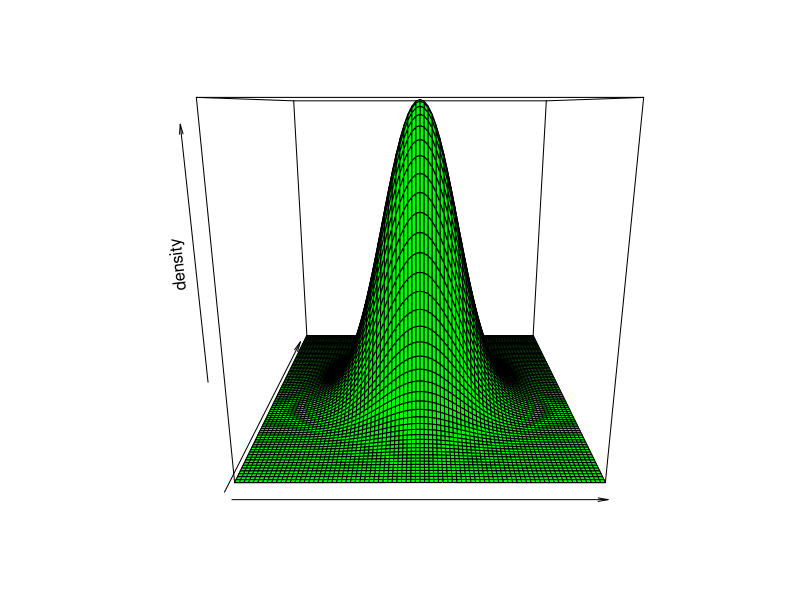
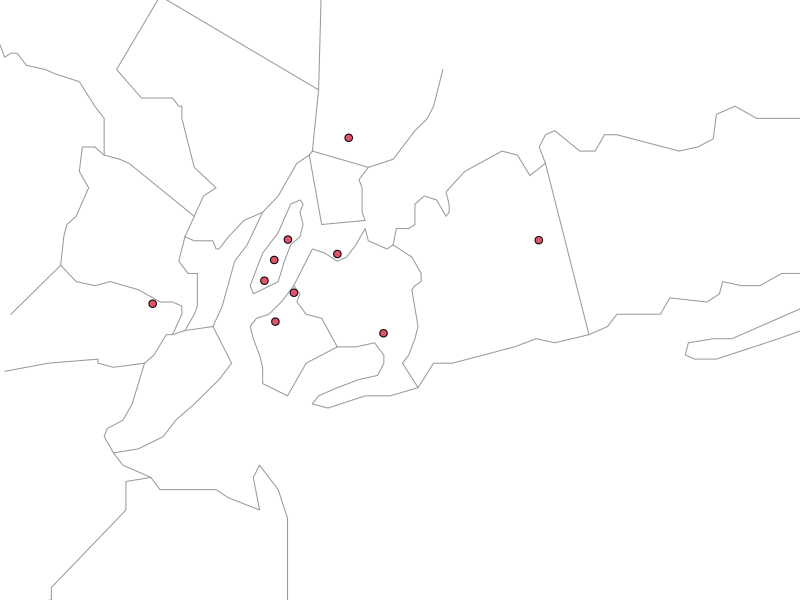
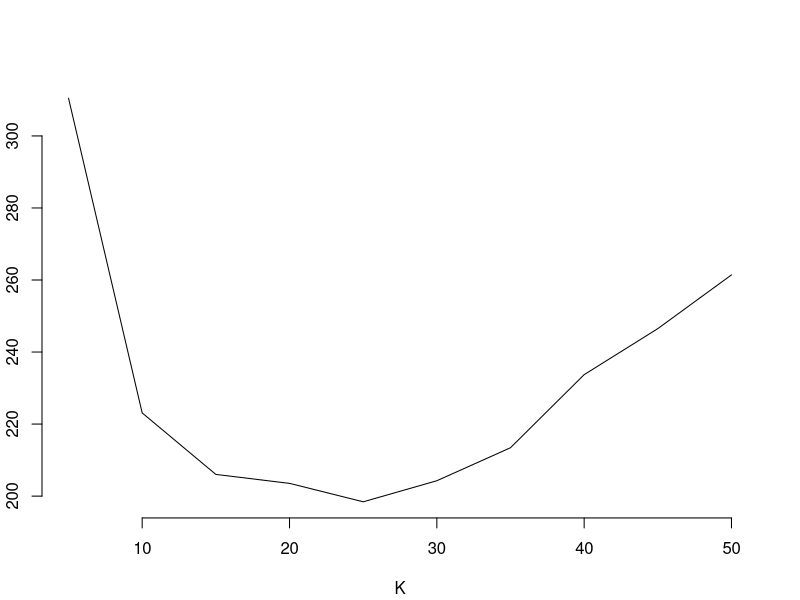

Source code (R) for these figures, in order:
# Clustering examples

## code to produce the bivariate normal plot
mu<-c(0,0)
sigma<-matrix(c(1, 0, 0, 1), 2) 
x1<-seq(-4,4,0.1)
x2<-x<-seq(-4,4,0.1)
library(mvtnorm)
f<-matrix(rep(0,(length(x1)^2)),length(x1))
for(i in 1:length(x1)){
	for(j in 1:length(x1)){
		f[i,j]<-dmvnorm(cbind(x1[i],x2[j]), mean=mu,sigma=sigma)
}}
#png('bivariateNorm.png', width=6, height=5, units="in", res=720)
persp(x1, x2, f,col="green",xlab="",ylab="",zlab="density")
#dev.off()

### UBER: K-means
uber <- read.csv("uber.csv")
head(uber)

## run K-means
hubs <- kmeans(uber[,2:3], centers=10, nstart=3)
hubs$centers

## plot the centers (hubs)
library(maps)
#png('uberhubs.png', width=8, height=4, units="in", res=720)
par(mai=c(0,0,0,0),omi=c(0,0,0,0))
map('county', c('new york','new jersey'), col="grey60",
	xlim=c(-74.4,-73.1), ylim=c(40.4,41))
points(hubs$centers, pch=21, bg=2)
#dev.off()

# choosing k
kSeq<-seq(5,50,by=5)
BIC<-c()
sse<-c()
for(k in 1:length(kSeq)){
	hubs<-kmeans(uber[,2:3],centers=k,nstart=5)
	sse[k]<-hubs$tot.withinss
	BIC[k]<-sse[k]+log(nrow(uber))*k*2
}

#png('uberBICplot.png', width=5, height=5, units="in", res=720)
plot(kSeq,BIC,type="l",xlab="K",ylab="BIC", bty="n")
#dev.off()
